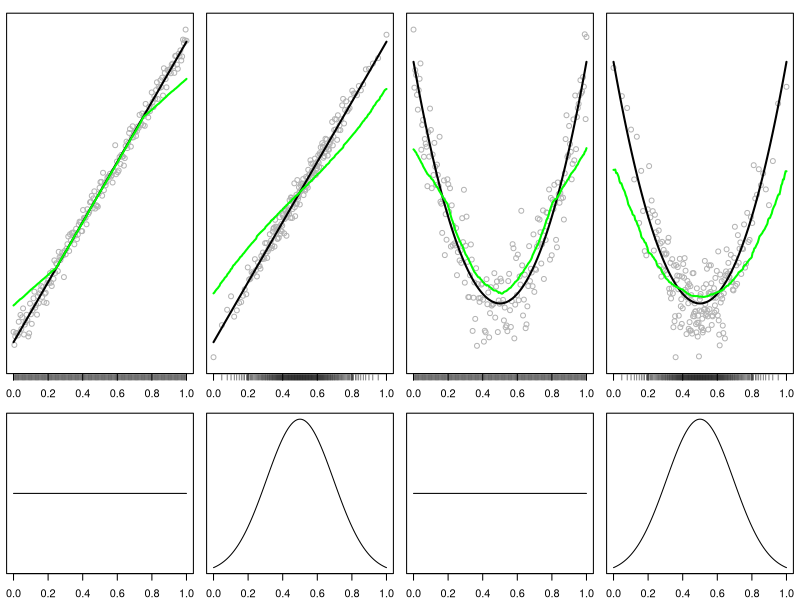
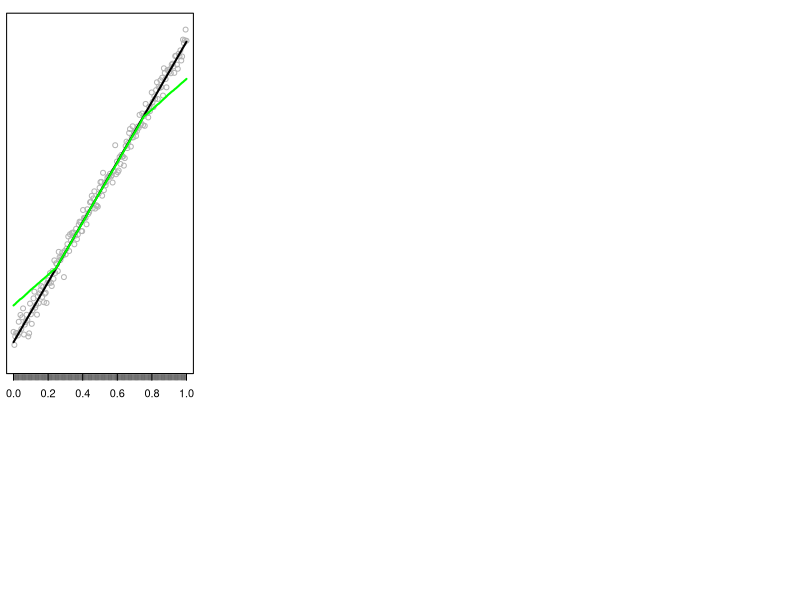

The R source for these figures, in order: (Note: this script raises an error after producing the figures.)
#####
# 4. Deign bias and boundary bias
# 15/07/2019
#####


# Libraries ####
library(xtable)
library(mgcv)
library(splines)
library(MASS)
library(tidyverse)
library(gridExtra)

# Set plot themes
theme_set(theme_bw())


# Nadaraya-Watson ####

par(mar = c(2, .5, 1, .5))
laymat = matrix(c(1:8), byrow = FALSE, nrow = 2)
laymat = laymat[c(1, 1, 2), ]
layout(laymat)

ungraf2 = function(x, y, ff, bw=1,
                   miny = min(y)-0.05*(max(y)-min(y)),
                   maxy = max(y)+0.05*(max(y)-min(y))){
  plot(x, y, ylim = c(miny, maxy), yaxs = "i", yaxt = "n",
       xlab = "", ylab = "", col = gray(0.7))
  rug(x, line = 0.5)
  
  curve(ff(x), add = TRUE, lwd = 2, n = 100, col = "black") # True regression
  a = ksmooth(x, y, bandwidth = bw)
  lines(a$x, a$y, lwd = 2, col = "green") # Nadaraya–Watson
  # rect(min(x1),-0.1,max(x1),1,lwd=2,col=hsv(184/360,.57,.98,alpha=0.2),border=NA)
  # lines(range(x1),-0.1*c(1,1),lwd=2,col="blue")
  # sig=0.25*bw/qnorm(0.75)
  # curve(miny+0.1*(maxy-miny)*dnorm(x,0.5,sig)/dnorm(0.5,0.5,sig),add=TRUE,lwd=2,col="lightblue")
  # hist(x,freq=FALSE,main="",yaxt="n",col=gray(0.7),border="white")
}

set.seed(42)
n = 200

# Computing linear

x1_unif = seq(0, 1, length = n) #sort(runif(n,0,1))
ff1 = function(x){0.5 + x}
m = ff1(x1_unif)
y1_unif = m + rnorm(n, 0, 0.025)

x = qnorm(seq(0, 1, length = (n + 2))[2:(n + 1)]) #sort(rnorm(n,0,1))
min = min(x)
max = max(x)
x1_norm = (x - min(x)) / (max(x) - min(x))
# ff1 = function(x){0.5 + x}
m = ff1(x1_norm)
y1_norm = m + rnorm(n, 0, 0.025)



# Plotting linear

miny1 = min(y1_unif, y1_norm) - 0.05*(max(y1_unif, y1_norm) - min(y1_unif, y1_norm))
maxy1 = max(y1_unif, y1_norm) + 0.05*(max(y1_unif, y1_norm) - min(y1_unif, y1_norm))

ungraf2(x = x1_unif, y = y1_unif, ff = ff1, bw = 0.5,
        miny = miny1, maxy = maxy1)
curve(dunif(x),
      yaxt = "n")

ungraf2(x = x1_norm, y = y1_norm, ff = ff1, bw = 0.5,
        miny = miny1, maxy = maxy1)
curve(dnorm(x, mean = .5, sd = 1/(max - min)),
      yaxt = "n")



# Computing quadratic

x2_unif = seq(0, 1, length = n) #sort(runif(n,0,1))
ff2 = function(x){(x - 0.5)^2}
m = ff2(x2_unif)
y2_unif = m + rnorm(n,0,0.025)

x2_norm = qnorm(seq(0, 1, length = (n + 2))[2:(n + 1)]) #sort(rnorm(n,0,1))
min = min(x)
max = max(x)
x2_norm = (x - min(x)) / (max(x) - min(x))
# ff2 = function(x){(x - 0.5)^2}
m = ff2(x2_norm)
y2_norm = m + rnorm(n, 0, 0.025)


# Plotting quadratic

miny2 = min(y2_unif, y2_norm) - 0.05*(max(y2_unif, y2_norm) - min(y2_unif, y2_norm))
maxy2 = max(y2_unif, y2_norm) + 0.05*(max(y2_unif, y2_norm) - min(y2_unif, y2_norm))

ungraf2(x = x2_unif, y = y2_unif, ff = ff2, bw = 0.4,
        miny = miny2, maxy = maxy2)
curve(dunif(x),
      yaxt = "n")

ungraf2(x = x2_norm, y = y2_norm, ff = ff2, bw = 0.4,
        miny = miny2, maxy = maxy2)
curve(dnorm(x, mean = .5, sd = 1/(max - min)),
      yaxt = "n")



# LOESS ####

ungraf3 = function(x, y, ff, bw=1,
                   miny = min(y)-0.05*(max(y)-min(y)),
                   maxy = max(y)+0.05*(max(y)-min(y))){
  plot(x, y, ylim = c(miny, maxy), yaxs = "i", yaxt = "n",
       xlab = "", ylab = "", col = gray(0.7))
  rug(x, line = 0.5)
  
  curve(ff(x), add = TRUE, lwd = 2, n = 100, col = "black") # True regression
  
  # The quartile are at +-0.25*bw
  a = ksmooth(x, y, bandwidth = bw)
  lines(a$x, a$y, lwd = 2, col = "green") # Nadaraya–Watson
  
  sig = 0.25 * bw / qnorm(0.75) # Standard deviation of the normal kernel
  a = sm.regression(x, y, h = sig, display = 'none')
  lines(a$eval.points, a$estimate, lwd = 2, col = "blue") # LOESS
  
  # rect(min(x1),-0.1,max(x1),1,lwd=2,col=hsv(184/360,.57,.98,alpha=0.2),border=NA)
  # lines(range(x1),-0.1*c(1,1),lwd=2,col="blue")
  # sig=0.25*bw/qnorm(0.75)
  # curve(miny+0.1*(maxy-miny)*dnorm(x,0.5,sig)/dnorm(0.5,0.5,sig),add=TRUE,lwd=2,col="lightblue")
  # hist(x,freq=FALSE,main="",yaxt="n",col=gray(0.7),border="white")
}


# Plotting linear

miny1 = min(y1_unif, y1_norm) - 0.05*(max(y1_unif, y1_norm) - min(y1_unif, y1_norm))
maxy1 = max(y1_unif, y1_norm) + 0.05*(max(y1_unif, y1_norm) - min(y1_unif, y1_norm))

ungraf3(x = x1_unif, y = y1_unif, ff = ff1, bw = 0.5,
        miny = miny1, maxy = maxy1)
curve(dunif(x),
      yaxt = "n")

ungraf3(x = x1_norm, y = y1_norm, ff = ff1, bw = 0.5,
        miny = miny1, maxy = maxy1)
curve(dnorm(x, mean = .5, sd = 1/(max - min)),
      yaxt = "n")


# Plotting quadratic

miny2 = min(y2_unif, y2_norm) - 0.05*(max(y2_unif, y2_norm) - min(y2_unif, y2_norm))
maxy2 = max(y2_unif, y2_norm) + 0.05*(max(y2_unif, y2_norm) - min(y2_unif, y2_norm))

ungraf3(x = x2_unif, y = y2_unif, ff = ff2, bw = 0.4,
        miny = miny2, maxy = maxy2)
curve(dunif(x),
      yaxt = "n")

ungraf3(x = x2_norm, y = y2_norm, ff = ff2, bw = 0.4,
        miny = miny2, maxy = maxy2)
curve(dnorm(x, mean = .5, sd = 1/(max - min)),
      yaxt = "n")





